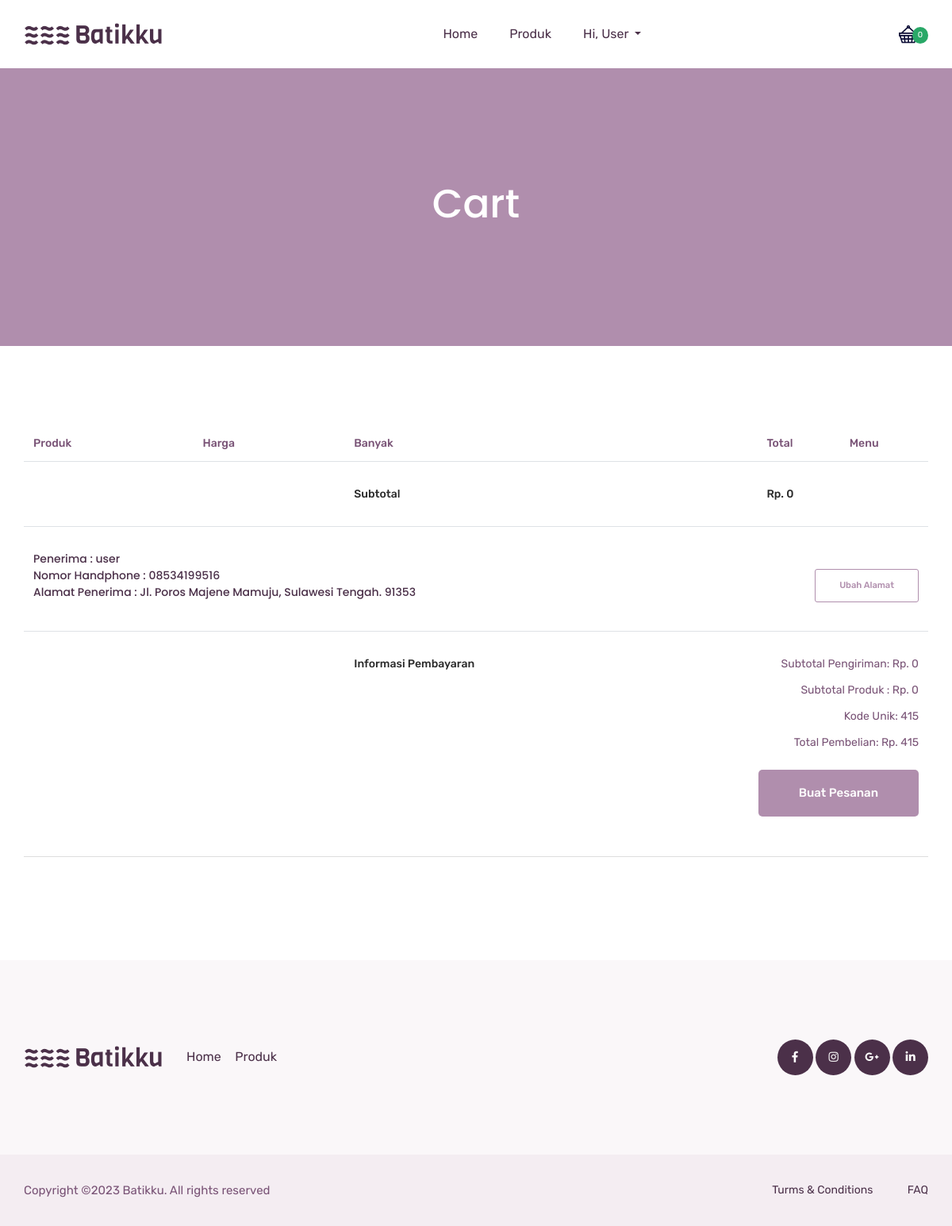
Screenshot of /cart.php (signed in) with the database file from the repository.
### tables this page shows
CREATE TABLE `users` (
  `users_id` int(11) NOT NULL,
  `name` varchar(25) NOT NULL,
  `username` varchar(20) DEFAULT NULL,
  `phone_number` varchar(12) DEFAULT NULL,
  `email` varchar(50) NOT NULL,
  `email_verified_at` varchar(50) DEFAULT NULL,
  `password` text NOT NULL,
  `provinces_id` int(11) DEFAULT NULL,
  `address` text,
  `zip_code` varchar(11) DEFAULT NULL,
  `roles` enum('USER','ADMIN') NOT NULL DEFAULT 'USER'
);

CREATE TABLE `provinces` (
  `provinces_id` int(11) NOT NULL,
  `provinces_name` varchar(50) NOT NULL,
  `shipping_cost` int(25) NOT NULL
);

### cart.php (the view, shortened to what this page needs)
<!doctype html>
<html lang="zxx">
<head>
    <?php include('layouts/style.php'); ?>
</head>
<body>
    <?php include('layouts/header.php'); ?>
    <section class="breadcrumb_part">
      <div class="container">
          <div class="row">
              <div class="col-lg-12">
                  <div class="breadcrumb_iner">
                      <h2>Cart</h2>
                  </div>
              </div>
          </div>
      </div>
    </section>
    <section class="cart_area section_padding">
      <div class="container">
        <div class="cart_inner">
          <div class="table-responsive">
            <table class="table">
              <thead>
                <tr>
                  <th scope="col">Produk</th>
                  <th scope="col">Harga</th>
                  <th scope="col">Banyak</th>
                  <th scope="col">Total</th>
                  <th scope="col">Menu</th>
                </tr>
              </thead>
              <tbody>
                <?php
                  $subTotalProduk = 0;
                  $BeratSemuaProduk = 0;
                  $unique_code = (rand(100,999));
                ?>
                <tr class="bottom_button">
                  <td></td>
                  <td></td>
                  <td>
                    <h5>Subtotal</h5>
                  </td>
                  <td colspan="2">
                    <h5>Rp. <?= number_format($subTotalProduk); ?></h5>
                  </td>
                </tr>
                <tr class="shipping_area">
                <?php
                    $users_id = $_SESSION['id'];
                    $alamatIsNull = '';
                    $query = mysqli_query($config, "SELECT * FROM users JOIN provinces ON users.provinces_id=provinces.provinces_id  WHERE users_id='$users_id'");
                    while ($x = mysqli_fetch_array($query)) {
                      $BeratSemuaProduk *= $x['shipping_cost'];
                      $alamatIsNull = $x['provinces_name'];
                  ?>
                  <td colspan="3">
                    <h6>Penerima : <?= $x['name'];?><br>Nomor Handphone : <?= $x['phone_number'];?><br>Alamat Penerima : <?= $x['address'];?>, <?= $x['provinces_name'];?>. <?= $x['zip_code'];?></h6>
                  </td>
                  <?php
                      }
                    ?>
                  <td colspan="2">
                    <div class="shipping_box">
                        <a class="genric-btn primary-border radius mt-3" href="frontend/dashboard-account.php">Ubah Alamat</a>
                    </div>
                  </td>
                </tr>
                <form action="cart-store.php" method="post">
                <tr class="shipping_area">
                  <td></td>
                  <td></td>
                  <td>
                    <h5>Informasi Pembayaran</h5>
                  </td>
                  <td colspan="2">
                    <div class="shipping_box">
                      <ul class="list">
                        <li>
                          Subtotal Pengiriman: Rp. <?= number_format($BeratSemuaProduk); ?>
                        </li>
                        <li>
                          Subtotal Produk : Rp. <?= number_format($subTotalProduk); ?>
                        </li>
                        <li>
                          Kode Unik: <?= $unique_code; ?>
                        </li>
                        <li class="active">
                          Total Pembelian: Rp. <?= number_format($BeratSemuaProduk+$subTotalProduk+$unique_code); ?>
                        </li>
                      </ul>
                      <?php if($alamatIsNull=='Default') {
                        echo '<a class="btn_1 mt-4" href="frontend/dashboard-account.php">Ubah Alamat</a>';
                      } else {
                        echo '<button type="submit" class="btn_1 mt-4" href="#">Buat Pesanan</button>';
                      } ?>
                    </div>
                  </td>
                </tr>
                </form>
              </tbody>
            </table>
          </div>
        </div>
    </section>
    <?php include('layouts/footer.php'); ?>
</body>
</html>

### rows the page displays
users: name "user", phone_number "08534199516", address "Jl. Poros Majene Mamuju", provinces.provinces_name "Sulawesi Tengah", zip_code "91353"

### other values shown
$_SESSION['name'] "User"
$data['cartCount'] "0"
$subTotalProduk "0"
$BeratSemuaProduk "0"
